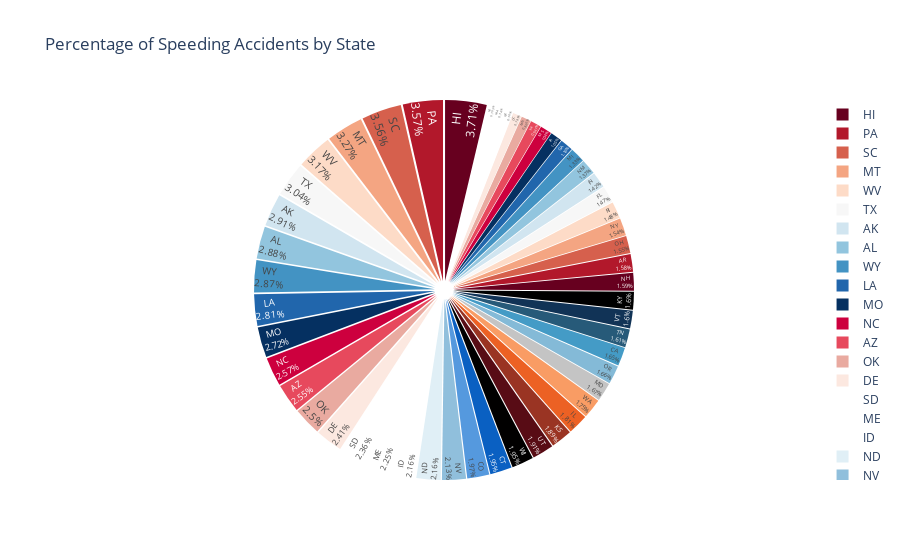

Source (notebook cell):
### Code cell
#Percentage Of Speeding Accidents by State
fig = px.pie(df, values= 'speeding', names='abbrev',
             title = "Percentage of Speeding Accidents by State",
             labels = {'abbrev' : 'State', 'speeding': 'Speeding Accidents'},
             color_discrete_sequence=px.colors.sequential.RdBu)
fig.update_traces(textposition='inside', textinfo='percent+label',
                  pull=[0.05]*len(df))
fig.show()

### Figure 1 — Plotly figure (JSON) as saved in the notebook; plotly's stock layout.template omitted (floating-point values rounded to 4 significant figures)
{"data": [{"domain": {"x": [0, 1], "y": [0, 1]}, "hovertemplate": "State=%{label}<br>Speeding Accidents=%{value}<extra></extra>", "labels": ["AL", "AK", "AZ", "AR", "CA", "CO", "CT", "DE", "DC", "FL", "GA", "HI", "ID", "IL", "IN", "IA", "KS", "KY", "LA", "ME", "MD", "MA", "MI", "MN", "MS", "MO", "MT", "NE", "NV", "NH", "NJ", "NM", "NY", "NC", "ND", "OH", "OK", "OR", "PA", "RI", "SC", "SD", "TN", "TX", "UT", "VT", "VA", "WA", "WV", "WI", "WY"], "legendgroup": "", "name": "", "pull": [0.05, 0.05, 0.05, 0.05, 0.05, 0.05, 0.05, 0.05, 0.05, 0.05, 0.05, 0.05, 0.05, 0.05, 0.05, 0.05, 0.05, 0.05, 0.05, 0.05, 0.05, 0.05, 0.05, 0.05, 0.05, 0.05, 0.05, 0.05, 0.05, 0.05, 0.05, 0.05, 0.05, 0.05, 0.05, 0.05, 0.05, 0.05, 0.05, 0.05, 0.05, 0.05, 0.05, 0.05, 0.05, 0.05, 0.05, 0.05, 0.05, 0.05, 0.05], "showlegend": true, "textinfo": "percent+label", "textposition": "inside", "type": "pie", "values": [7.332, 7.421, 6.51, 4.032, 4.2, 5.032, 4.968, 6.156, 2.006, 3.759, 2.964, 9.45, 5.508, 4.608, 3.625, 2.669, 4.806, 4.066, 7.175, 5.738, 4.25, 1.886, 3.384, 2.208, 2.64, 6.923, 8.346, 1.937, 5.439, 4.06, 1.792, 3.496, 3.936, 6.552, 5.497, 3.948, 6.368, 4.224, 9.1, 3.774, 9.082, 6.014, 4.095, 7.76, 4.859, 4.08, 2.413, 4.452, 8.092, 4.968, 7.308]}], "layout": {"legend": {"tracegroupgap": 0}, "piecolorway": ["rgb(103,0,31)", "rgb(178,24,43)", "rgb(214,96,77)", "rgb(244,165,130)", "rgb(253,219,199)", "rgb(247,247,247)", "rgb(209,229,240)", "rgb(146,197,222)", "rgb(67,147,195)", "rgb(33,102,172)", "rgb(5,48,97)"], "title": {"text": "Percentage of Speeding Accidents by State"}}}
